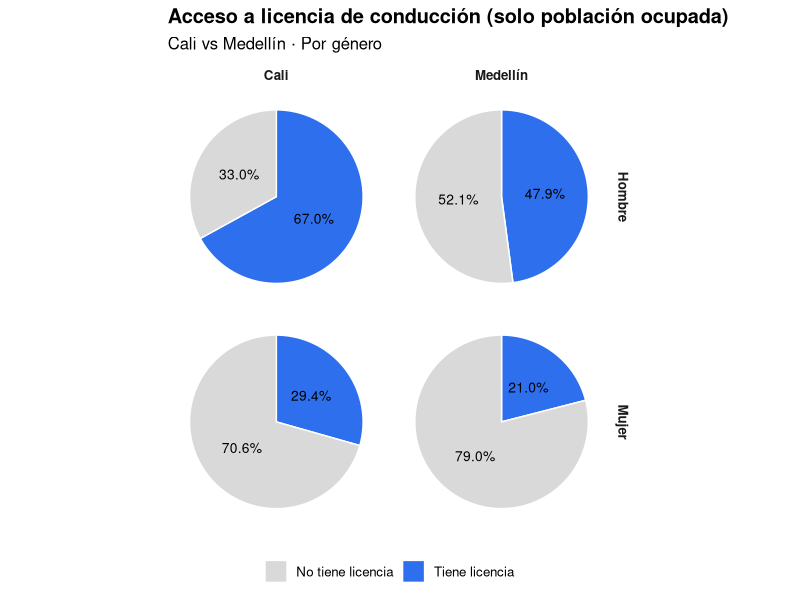
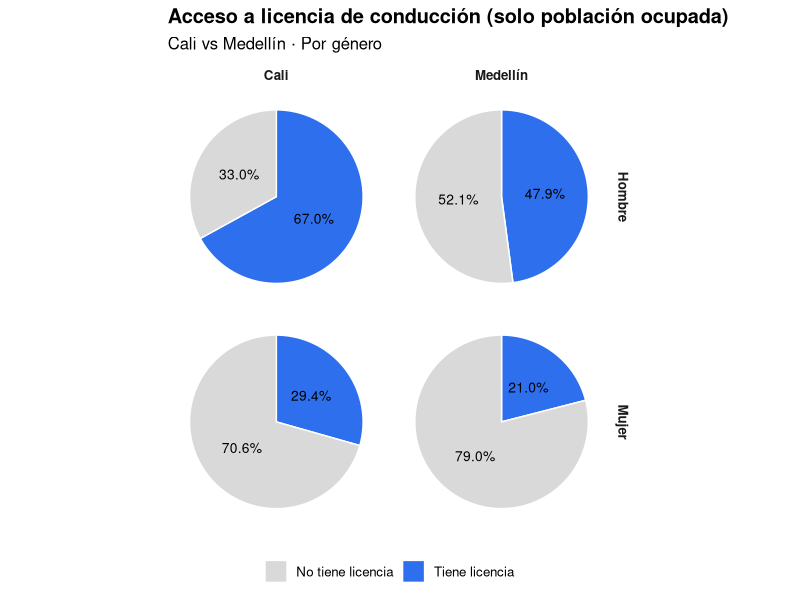

Generate these figures, in order, with R:
# Two pie charts (Cali vs Medellín) of "tiene licencia" vs "no tiene licencia",
# split by género, using the exact percentages you gave.
# Output is a single ggplot object similar to your slide style.

library(tidyverse)

# 1) Data (percentages)
df <- tribble(
  ~ciudad,      ~sexo,    ~licencia_pct,
  "Cali",       "Hombre", 67.0,
  "Cali",       "Mujer",  29.4,
  "Medellín",   "Hombre", 47.9,
  "Medellín",   "Mujer",  21.0
) %>%
  mutate(no_licencia_pct = 100 - licencia_pct) %>%
  pivot_longer(cols = c(licencia_pct, no_licencia_pct),
               names_to = "estado",
               values_to = "pct") %>%
  mutate(
    estado = recode(estado,
                    licencia_pct = "Tiene licencia",
                    no_licencia_pct = "No tiene licencia")
  )

# 2) Plot
p <- ggplot(df, aes(x = "", y = pct, fill = estado)) +
  geom_col(width = 1, color = "white") +
  coord_polar(theta = "y") +
  facet_grid(sexo ~ ciudad) +
  geom_text(
    aes(label = if_else(pct >= 8, paste0(format(pct, nsmall = 1), "%"), "")),
    position = position_stack(vjust = 0.5),
    size = 3.5
  ) +
  scale_fill_manual(values = c("Tiene licencia" = "#2E6FEE", "No tiene licencia" = "#D9D9D9")) +
  labs(
    title = "Acceso a licencia de conducción (solo población ocupada)",
    subtitle = "Cali vs Medellín · Por género",
    fill = NULL
  ) +
  theme_minimal(base_size = 12) +
  theme(
    axis.title = element_blank(),
    axis.text  = element_blank(),
    axis.ticks = element_blank(),
    panel.grid = element_blank(),
    strip.text = element_text(face = "bold"),
    legend.position = "bottom",
    plot.title = element_text(face = "bold")
  )

p

ggsave("tortas_licencia_por_ciudad.png", p, width = 10, height = 6, dpi = 300)
